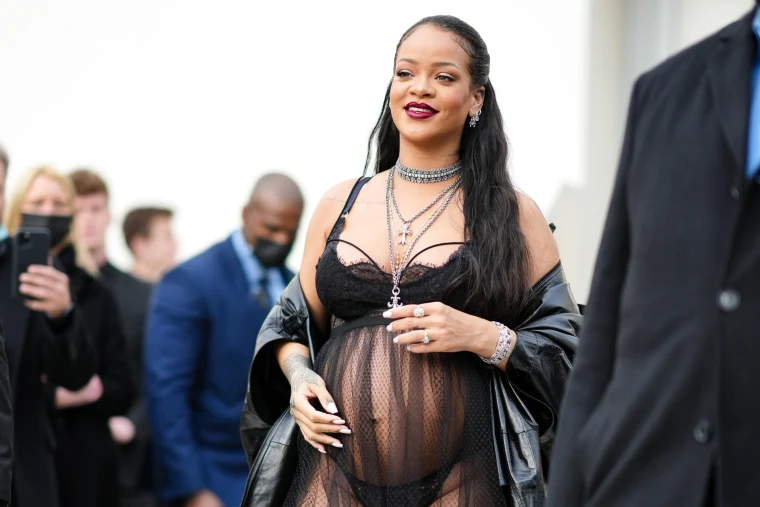
#> input picture Project3/images/220527-rihanna-al-1149-f0fe7b.webp, 760 x 507 px; its folder holds only this picture in this run
$ python -i util.py   (imports and definitions only)
#> lines starting #> are read from the running program, lines starting #| are printed output that depends on the picture
import joblib
import json
import numpy as np
import base64
import cv2
from wavelet import w2d

__class_name_to_number = {}
__class_number_to_name = {}

__model = None

def classify_image(file_path=None):

    imgs = get_cropped_image_if_2_eyes(file_path)

    result = []
    img=imgs[0]
    scalled_raw_img = cv2.resize(img, (32, 32))
    img_har = w2d(img, 'db1', 5)
    scalled_img_har = cv2.resize(img_har, (32, 32))
    combined_img = np.vstack((scalled_raw_img.reshape(32 * 32 * 3, 1), scalled_img_har.reshape(32 * 32, 1)))

    len_image_array = 32 * 32 * 3 + 32 * 32

    final = combined_img.reshape(1, len_image_array).astype(float)

    return final

def class_number_to_name(class_num):
    return __class_number_to_name[class_num]

def load_saved_artifacts():
    print("loading saved artifacts...start")
    global __class_name_to_number
    global __class_number_to_name

    #with open("./artifacts/class_dictionary.json", "r") as f:
    #    __class_name_to_number = json.load(f)
    #    __class_number_to_name = {v:k for k,v in __class_name_to_number.items()}

    global __model
    if __model is None:
        with open('./artifacts/model_pickle.pkl', 'rb') as f:
            __model = joblib.load(f)
    print("loading saved artifacts...done")


def get_cropped_image_if_2_eyes(image_path):
    face_cascade = cv2.CascadeClassifier("C:\\Users\\mirzadsr\\AppData\\Roaming\\Python\\Python311\\site-packages\\cv2\\data\\haarcascade_frontalface_default.xml")
    eye_cascade = cv2.CascadeClassifier('C:\\Users\\mirzadsr\\AppData\\Roaming\\Python\\Python311\\site-packages\\cv2\\data\\haarcascade_eye.xml')


    img = cv2.imread(image_path)
#> img is the input picture: shape (507, 760, 3); mean B, G, R 124.6, 122.7, 126.1


    gray = cv2.cvtColor(img, cv2.COLOR_BGR2GRAY)
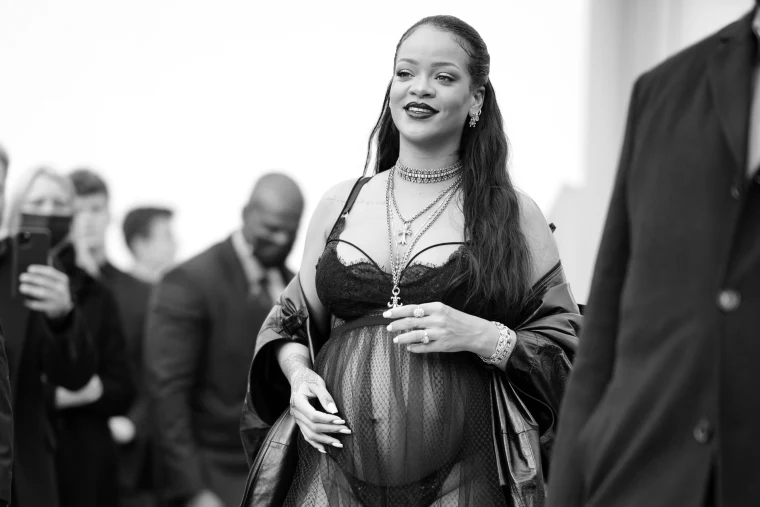
#> gray: shape (507, 760); min 0, max 255, mean 124
    faces = face_cascade.detectMultiScale(gray, 1.3, 5)
#> faces = [[369, 32, 104, 104]]
    cropped_faces = []
    for (x,y,w,h) in faces:
            roi_gray = gray[y:y+h, x:x+w]
            roi_color = img[y:y+h, x:x+w]
            eyes = eye_cascade.detectMultiScale(roi_gray)
      #      if len(eyes) >= 1:
            cropped_faces.append(roi_color)
#> this loop made 1 pass
#> (x, y, w, h, eyes) on pass 1: (369, 32, 104, 104, [[24, 30, 23, 23], [61, 33, 26, 26], [31, 60, 35, 35]])
#> pass 1, in get_cropped_image_if_2_eyes, `roi_gray = gray[y:y+h, x:x+w]`:
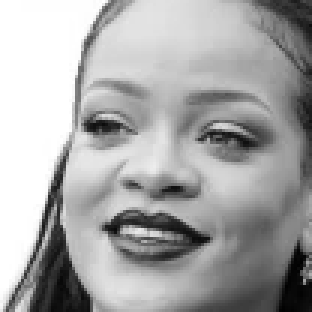
#> roi_gray: shape (104, 104) (shown 3 times larger); min 1, max 255, mean 167
#> pass 1, in get_cropped_image_if_2_eyes, `roi_color = img[y:y+h, x:x+w]`:
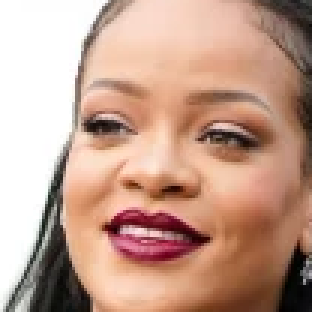
#> roi_color: shape (104, 104, 3) (shown 3 times larger); mean B, G, R 140.7, 158, 194.9
#> after the loop, cropped_faces = 1 item
    return cropped_faces

#def get_b64_test_image_for_virat():
#    with open("b64.txt") as f:
#        return f.read()

# [4 lines not run here, left out]

    # [8 lines of commented-out code are left out]

>>> result = get_cropped_image_if_2_eyes('images/220527-rihanna-al-1149-f0fe7b.webp')
#> result = 1 item

$ run again, on Project3/images/Rihanna-Barbadian-singer-Robyn-Fenty.webp
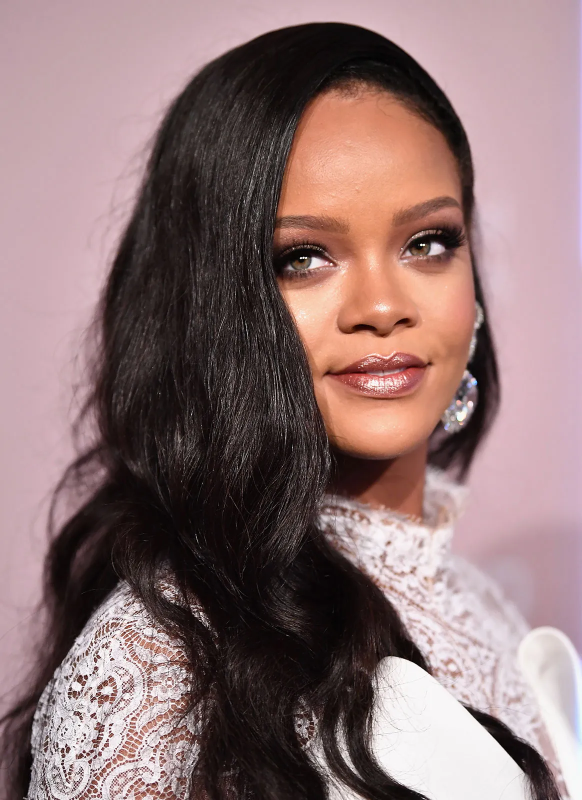
#> input picture Project3/images/Rihanna-Barbadian-singer-Robyn-Fenty.webp, 1164 x 1600 px (shown at 1/2 size)
#> in get_cropped_image_if_2_eyes, img is the input picture: shape (1600, 1164, 3); mean B, G, R 116.1, 116.2, 141.5
#> in get_cropped_image_if_2_eyes, `gray = cv2.cvtColor(img, cv2.COLOR_BGR2GRAY)`:
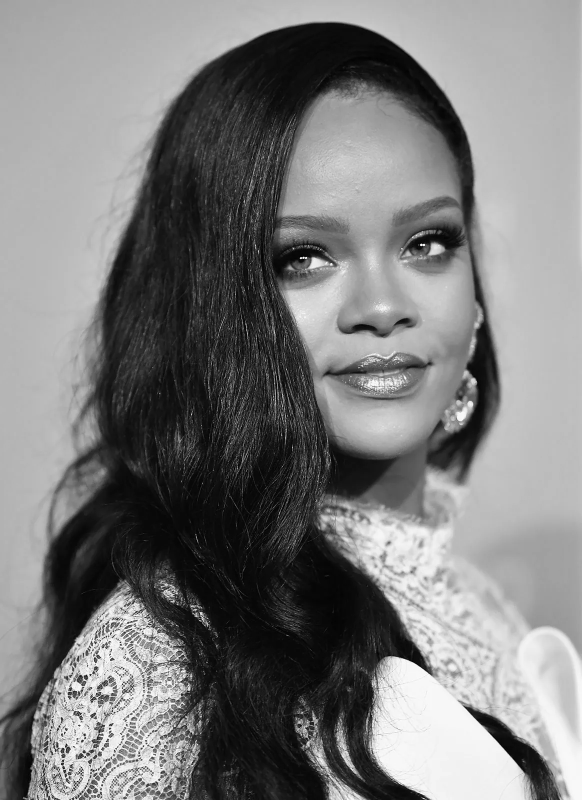
#> gray: shape (1600, 1164) (shown at 1/2 size); min 0, max 255, mean 123.8
#> faces = [[432, 258, 606, 606]]
#> the loop in get_cropped_image_if_2_eyes, `for (x,y,w,h) in faces:` made 1 pass
#> pass 1, in get_cropped_image_if_2_eyes, `roi_color = img[y:y+h, x:x+w]`:
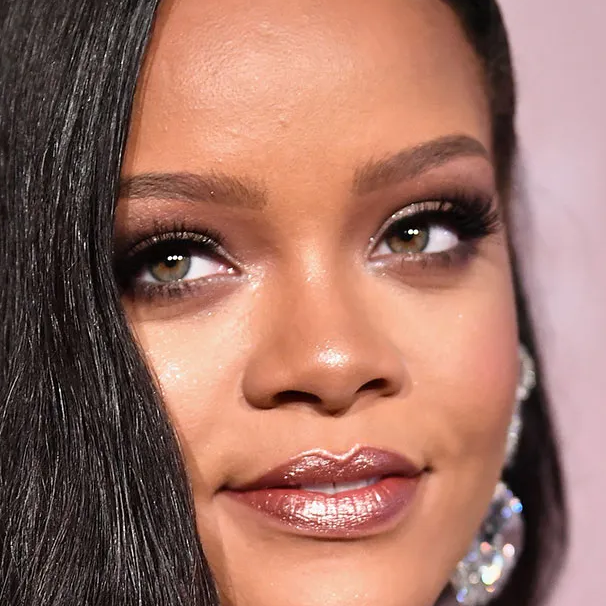
#> roi_color: shape (606, 606, 3); mean B, G, R 99.7, 112.6, 156.9
#> after the loop in get_cropped_image_if_2_eyes, `for (x,y,w,h) in faces:`: cropped_faces = 1 item

$ run again, on Project3/images/katy-perry-idol-billboard-1548.webp
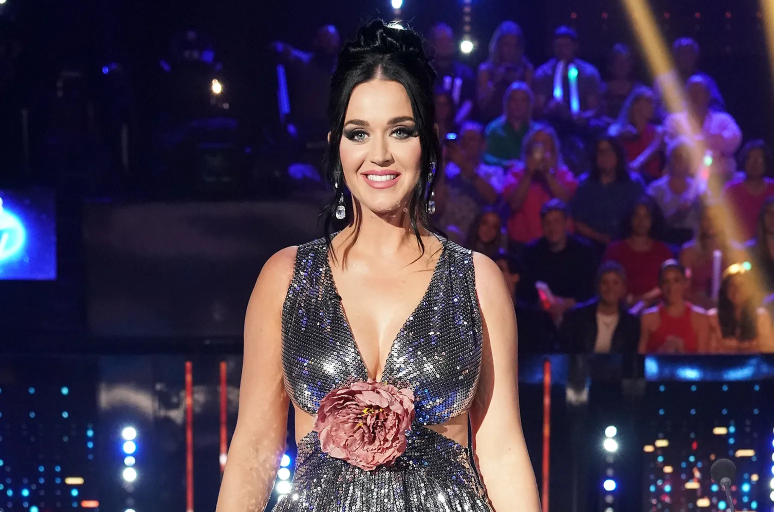
#> input picture Project3/images/katy-perry-idol-billboard-1548.webp, 1548 x 1024 px (shown at 1/2 size)
#> in get_cropped_image_if_2_eyes, img is the input picture: shape (1024, 1548, 3); mean B, G, R 74.3, 50.9, 65
#> in get_cropped_image_if_2_eyes, `gray = cv2.cvtColor(img, cv2.COLOR_BGR2GRAY)`:
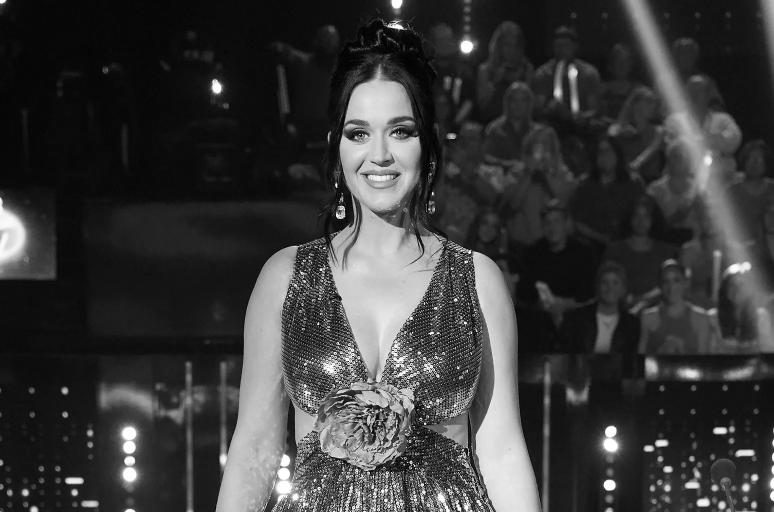
#> gray: shape (1024, 1548) (shown at 1/2 size); min 0, max 255, mean 57.8
#> faces = [[1257, 414, 53, 53], [1316, 541, 56, 56], [1189, 541, 63, 63], [220, 886, 66, 66], [647, 181, 221, 221]]
#> the loop in get_cropped_image_if_2_eyes, `for (x,y,w,h) in faces:` made 5 passes
#> after the loop in get_cropped_image_if_2_eyes, `for (x,y,w,h) in faces:`:
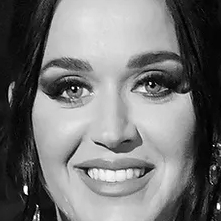
#> roi_gray: shape (221, 221); min 0, max 255, mean 116.4
#> after the loop in get_cropped_image_if_2_eyes, `for (x,y,w,h) in faces:`: cropped_faces = 5 items
